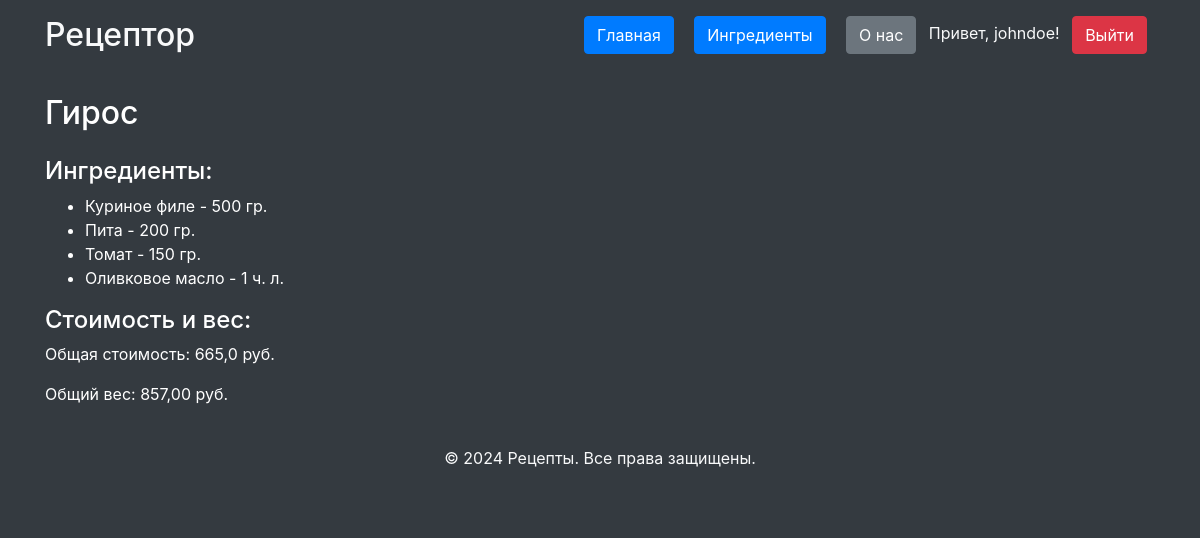
Page /recipe/1/ (signed in) on the committed database.
### recipe_catalog/models.py (models this page shows, shortened)
class Recipe(models.Model):
    name = models.CharField(
		max_length=300,
		validators=[
			RegexValidator(
				regex=r'^[A-Za-zА-Яа-яёЁ\s]+$',
				message='Название должно быть текстом'
			)
		]
	)
    ingredients = models.ManyToManyField(
        Ingredient, through="RecipeIngredient")
    author = models.ForeignKey(
        User,
        verbose_name='Автор рецепта',
        on_delete=models.CASCADE, null=True
    )

class Ingredient(models.Model):
    name = models.CharField(
		max_length=255,
		validators=[
			RegexValidator(
				regex=r'^[A-Za-zА-Яа-яёЁ\s]+$',
				message='Название должно быть текстом'
			)
		]
	)
    measure_unit = models.ForeignKey(
        MeasureUnit,
        on_delete=models.CASCADE,
        verbose_name='Единица измерения'
    )
    amount = models.IntegerField(
        verbose_name="Количество в единицах измерения",
        validators=[
            MinValueValidator(
                limit_value=1,
                message='Количество должно быть не больше 1'
            )
        ]
    )
    cost = models.FloatField(
        validators=[
            MinValueValidator(
                limit_value=1,
                message='Цена должна быть не меньше 1 рубля'
            )
        ]
    )
    author = models.ForeignKey(
        User,
        verbose_name='Создатель ингредиента',
        on_delete=models.CASCADE, null=True
    )
    @property
    def weight(self):
        if self.measure_unit:
            return self.amount * self.measure_unit.grams_in_unit
        return 0

class MeasureUnit(models.Model):
    name = models.CharField(
		max_length=255,
        verbose_name='Полное название единицы измерения',
		validators=[
			RegexValidator(
				regex=r'^[A-Za-zА-Яа-яёЁ\s]+$',
				message='Название должно быть текстом'
			)
		]
	)
    short_name = models.CharField(
        max_length=20,
        verbose_name='Краткая форма единицы измерения'
    )
    grams_in_unit = models.DecimalField(
        max_digits=10,
        decimal_places=2,
        verbose_name='Количество грамм в единице измерения',
        validators=[
            MinValueValidator(
                limit_value=1,
                message='Вес должен быть не меньше 1'
            )
        ]
    )

### recipe_catalog/views.py (the view)
# urls.py: path('recipe/<int:pk>/', recipe_detail, name='recipe_detail'),
def recipe_detail(request, pk):
    recipe = get_object_or_404(Recipe, pk=pk)
    ingredients = recipe.ingredients.select_related('measure_unit').all()
    total_cost = sum(ingredient.cost for ingredient in ingredients)
    total_weight = sum(ingredient.weight for ingredient in ingredients)
    return render(request, 'recipe_catalog/recipe_detail.html', {
        'recipe': recipe,
        'ingredients': ingredients,
        'cost': total_cost,
        'weight': total_weight,
    })

### templates/recipe_catalog/recipe_detail.html (shortened to what this page needs)
{% extends "base.html" %}
{% block content %}
<h2 class="my-4">{{ recipe.name }}</h2>
<h4>Ингредиенты:</h4>
<ul>
    {% for ingredient in ingredients %}
    <li>
        {{ ingredient.name }} - {{ ingredient.amount }} {{ ingredient.measure_unit.short_name }}
    </li>
    {% empty %}
    <li>Нет ингредиентов</li>
    {% endfor %}
</ul>
<h4>Стоимость и вес:</h4>
<p>Общая стоимость: {{ cost }} руб.</p>
<p>Общий вес: {{ weight }} руб.</p>
{% endblock %}

### templates/base.html (shortened to what this page needs)
<!DOCTYPE html>
<html lang="ru">
<head>
    <link rel="stylesheet" href="https://maxcdn.bootstrapcdn.com/bootstrap/4.5.2/css/bootstrap.min.css">
</head>
<body class="bg-dark text-white">
<header class="bg-dark text-light py-3">
    <div class="container d-flex justify-content-between align-items-center">
        <h2 class="mb-0">Рецептор</h2>
        <nav>
            <a href="/" class="btn btn-primary mx-2">Главная</a>
            <a href="/ingredients" class="btn btn-primary mx-2">Ингредиенты</a>
            <a href="/about" class="btn btn-secondary mx-2">О нас</a>
            {% if user.is_authenticated %}
                <span class="text-light">Привет, {{ user.username }}!</span>
                <a href="/logout" class="btn btn-danger mx-2">Выйти</a>
            {% else %}
                <a href="/login" class="btn btn-success mx-2">Залогиниться</a>
                <a href="/register" class="btn btn-warning mx-2">Зарегистрироваться</a>
            {% endif %}
        </nav>
    </div>
</header>
<main class="container">
    {% block content %}{% endblock %}
</main>
<footer class="bg-dark text-light py-4">
    <div class="container text-center">
        <p>&copy; 2024 Рецепты. Все права защищены.</p>
    </div>
</footer>
</body>
</html>

### rows in the picture
Recipe: name "Гирос"
Ingredient: name "Куриное филе", amount "500", measure_unit.short_name "гр."
Ingredient: name "Пита", amount "200", measure_unit.short_name "гр."
Ingredient: name "Томат", amount "150", measure_unit.short_name "гр."
Ingredient: name "Оливковое масло", amount "1", measure_unit.short_name "ч. л."

### other values in the picture
{{ user.username }} "johndoe"
{{ cost }} "665,0"
{{ weight }} "857,00"
